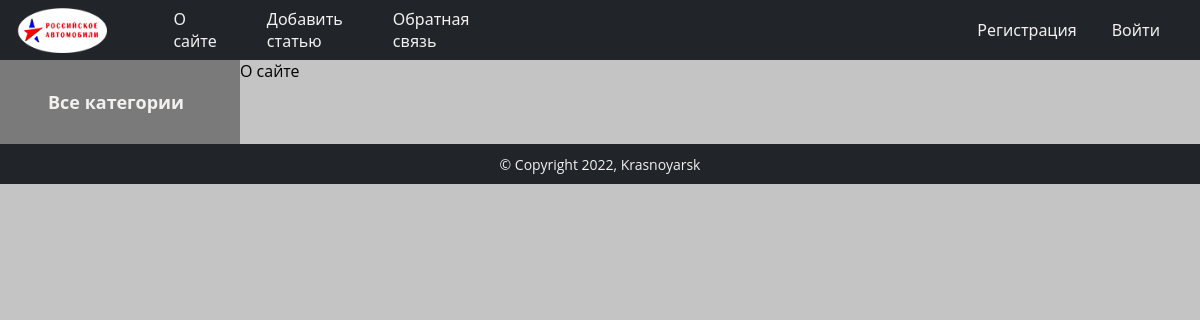
/about/, run on an earlier commit of the app's database.
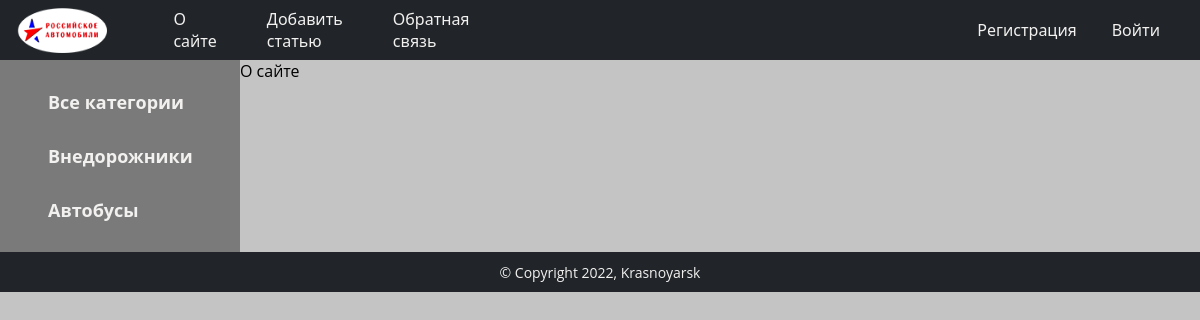
And on a later commit of the database.
### cars/models.py (models this page shows, shortened)
class Category(models.Model):
    name = models.CharField(max_length=100, db_index=True, verbose_name="Категории")
    slug = models.SlugField(max_length=255, unique=True, db_index=True, verbose_name='URL')
    def get_absolute_url(self):
        return reverse("cats", kwargs={"cat_slug": self.slug})
    class Meta:
        verbose_name = 'Категории'
        verbose_name_plural = 'Категории'
        ordering = ['id']

### cars/views.py (the view)
# urls.py: path('about/', about, name='about'),
def about(request):
    return render(request, 'cars/about.html', {'menu': menu, 'login': login, 'title': 'О сайте'})

### cars/templatetags/cars_tags.py (called while the page is built)
@register.inclusion_tag('cars/list_categories.html')
def show_categories(sort=None, cat_selected=0):
    if not sort:
        cats = Category.objects.all()
    else:
        cats = Category.objects.order_by(sort)
    return {'cats': cats, 'cat_selected': cat_selected}

### cars/templates/cars/about.html
{% extends 'cars/base.html' %}
{% block content %}
<h1>{{ title }}</h1>
{% endblock content %}

### cars/templates/cars/list_categories.html
{% for c in cats %}
    {% if c.pk == cat_selected %}
        <li class="selected">{{ c.name }}</li>
    {% else %}
        <li class="main-nav-item"><a class="main-nav-link" href="{{ c.get_absolute_url }}">{{ c.name }}</a></li>
    {% endif %}
{% endfor %}

What changed in the data, as far as the page shows it:
added Category: name "Внедорожники"
added Category: name "Автобусы"
